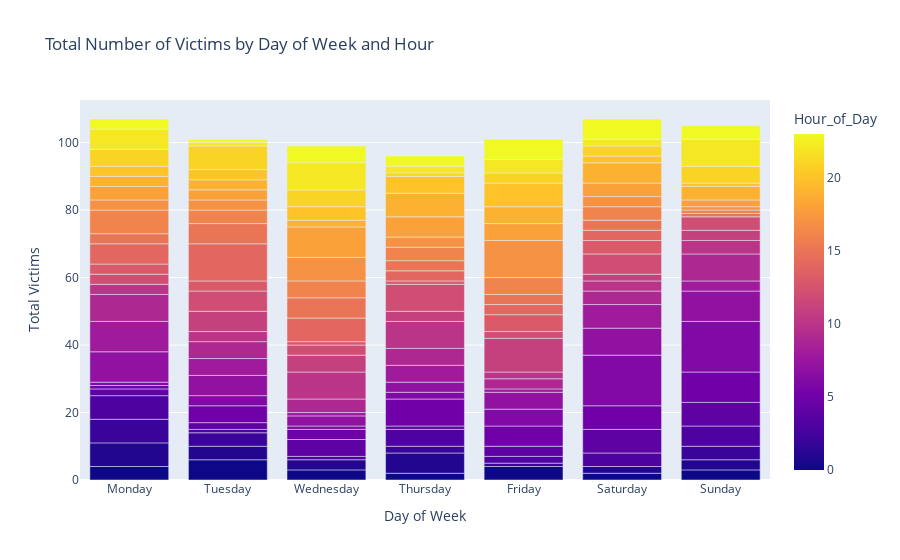

Notebook cell for this chart:
### Code cell
import plotly.express as px

# Group data by day name and hour, summing 'n_victimas'
grouped_data = data_hm.groupby([data_hm['fecha_hora'].dt.day_name().rename('Day_of_Week'), 
                                 data_hm['fecha_hora'].dt.hour.rename('Hour_of_Day')])['n_victimas'].sum().reset_index()

# Create a bar plot using Plotly Express
fig = px.bar(grouped_data, x='Day_of_Week', y='n_victimas', color='Hour_of_Day', 
             title='Total Number of Victims by Day of Week and Hour',
             labels={'Day_of_Week': 'Day of Week', 'n_victimas': 'Total Victims'},
             category_orders={'Day_of_Week': ['Monday', 'Tuesday', 'Wednesday', 'Thursday', 'Friday', 'Saturday', 'Sunday']})

# Show the plot
fig.show()

### Figure 1 — Plotly figure (JSON) as saved in the notebook; plotly's stock layout.template omitted (floating-point values rounded to 4 significant figures; data arrays with more than 128 entries replaced by an {"elided": "..."} marker saying what was removed)
{"data": [{"alignmentgroup": "True", "hovertemplate": "Day of Week=%{x}<br>Total Victims=%{y}<br>Hour_of_Day=%{marker.color}<extra></extra>", "legendgroup": "", "marker": {"color": {"elided": "162 int values"}, "coloraxis": "coloraxis", "pattern": {"shape": ""}}, "name": "", "offsetgroup": "", "orientation": "v", "showlegend": false, "textposition": "auto", "type": "bar", "x": {"elided": "162 str values"}, "xaxis": "x", "y": {"elided": "162 int values"}, "yaxis": "y"}], "layout": {"barmode": "relative", "coloraxis": {"colorbar": {"title": {"text": "Hour_of_Day"}}, "colorscale": [[0, "#0d0887"], [0.1111, "#46039f"], [0.2222, "#7201a8"], [0.3333, "#9c179e"], [0.4444, "#bd3786"], [0.5556, "#d8576b"], [0.6667, "#ed7953"], [0.7778, "#fb9f3a"], [0.8889, "#fdca26"], [1, "#f0f921"]]}, "legend": {"tracegroupgap": 0}, "title": {"text": "Total Number of Victims by Day of Week and Hour"}, "xaxis": {"anchor": "y", "categoryarray": ["Monday", "Tuesday", "Wednesday", "Thursday", "Friday", "Saturday", "Sunday"], "categoryorder": "array", "domain": [0, 1], "title": {"text": "Day of Week"}}, "yaxis": {"anchor": "x", "domain": [0, 1], "title": {"text": "Total Victims"}}}}
